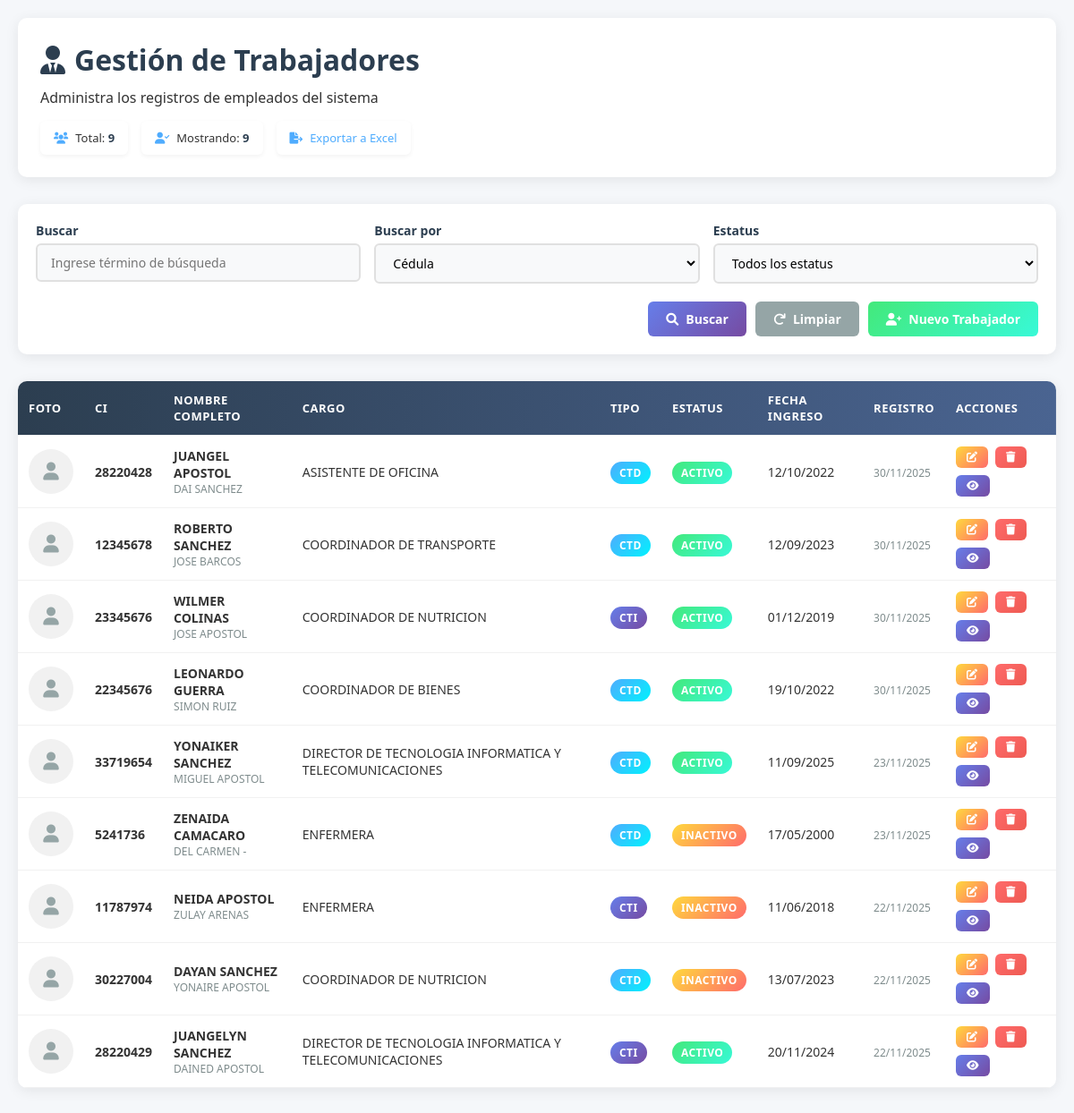
Page /admin/trabajadores/listar.php (signed in) on the committed database.
### tables this page shows
CREATE TABLE `empleados` (
  `id` int(11) NOT NULL,
  `nacionalidad` varchar(50) NOT NULL,
  `ci` varchar(20) NOT NULL,
  `primer_nombre` varchar(50) NOT NULL,
  `segundo_nombre` varchar(50) DEFAULT NULL,
  `primer_apellido` varchar(50) NOT NULL,
  `segundo_apellido` varchar(50) DEFAULT NULL,
  `fecha_nacimiento` date NOT NULL,
  `sexo` enum('masculino','femenino') NOT NULL,
  `estado_civil` enum('soltero(a)','casado(a)','divorciado(a)','viudo(a)') NOT NULL,
  `direccion_ubicacion` varchar(255) NOT NULL,
  `telefono` varchar(20) NOT NULL,
  `correo` varchar(100) NOT NULL,
  `cuenta_bancaria` varchar(50) NOT NULL,
  `tipo_trabajador` enum('ctd','cti','lnr') NOT NULL,
  `grado_instruccion` enum('primaria','bachiller','tecnico_profesional','licenciado','ingeniero','especialista','maestria','doctorado') NOT NULL,
  `cargo` varchar(100) NOT NULL,
  `sede` enum('admin','cafo','cate','csai','csb') NOT NULL,
  `dependencia` enum('admin','cafo','cate','csai','csb') NOT NULL,
  `fecha_ingreso` date NOT NULL,
  `cod_siantel` varchar(50) NOT NULL,
  `ubicacion_estante` varchar(50) DEFAULT NULL,
  `estatus` enum('activo','inactivo') NOT NULL,
  `fecha_egreso` date DEFAULT NULL,
  `motivo_retiro` text DEFAULT NULL,
  `ubicacion_estante_retiro` varchar(50) DEFAULT NULL,
  `tipo_sangre` enum('a+','a-','b+','b-','ab+','ab-','o+','o-') NOT NULL,
  `lateralidad` enum('diestro(a)','zurdo(a)') NOT NULL,
  `peso_trabajador` decimal(5,2) DEFAULT NULL,
  `altura_trabajador` decimal(5,2) DEFAULT NULL,
  `calzado_trabajador` varchar(10) DEFAULT NULL,
  `camisa_trabajador` varchar(10) DEFAULT NULL,
  `pantalon_trabajador` varchar(10) DEFAULT NULL,
  `foto` varchar(255) DEFAULT NULL,
  `fecha_registro` timestamp NOT NULL DEFAULT current_timestamp(),
  `estado_id` int(11) DEFAULT 1,
  `municipio_id` int(11) DEFAULT NULL,
  `parroquia_id` int(11) DEFAULT NULL
);

### admin/trabajadores/listar.php (the view, shortened to what this page needs)
<?php
require_once '../includes/database.php';
$registros_por_pagina = 15;
$pagina_actual = isset($_GET['pagina']) ? (int)$_GET['pagina'] : 1;
$offset = ($pagina_actual - 1) * $registros_por_pagina;
$busqueda = isset($_GET['busqueda']) ? trim($_GET['busqueda']) : '';
$filtro = isset($_GET['filtro']) ? $_GET['filtro'] : 'ci';
$params = [];
$types = '';
$where_sql = '';
$sql_total = "SELECT COUNT(*) as total FROM empleados $where_sql";
$stmt_total = $conn->prepare($sql_total);
$stmt_total->execute();
$result_total = $stmt_total->get_result();
$total_registros = $result_total->fetch_assoc()['total'];
$sql = "SELECT * FROM empleados $where_sql ORDER BY fecha_registro DESC LIMIT ?, ?";
$stmt = $conn->prepare($sql);
$types_pag = $types . 'ii';
$params_pag = array_merge($params, [$offset, $registros_por_pagina]);
if (!empty($params_pag)) {
    $stmt->bind_param($types_pag, ...$params_pag);
}
$stmt->execute();
$resultado = $stmt->get_result();
?>
<!DOCTYPE html>
<html lang="es">
<head>
    <link rel="stylesheet" href="https://cdnjs.cloudflare.com/ajax/libs/font-awesome/6.0.0/css/all.min.css">
</head>
<body>
    <div class="container">
        <div class="header">
            <h1><i class="fas fa-user-tie"></i> Gestión de Trabajadores</h1>
            <p>Administra los registros de empleados del sistema</p>
            <div class="stats-bar">
                <div class="stat-item">
                    <i class="fas fa-users"></i>
                    <span>Total: <span class="number"><?php echo $total_registros; ?></span></span>
                </div>
                <div class="stat-item">
                    <i class="fas fa-user-check"></i>
                    <span>Mostrando: <span class="number"><?php echo min($registros_por_pagina, $resultado->num_rows); ?></span></span>
                </div>
                <div class="stat-item">
                    <i class="fas fa-file-export"></i>
                    <a href="../php/excel.php" style="color: #4facfe; text-decoration: none;">
                        Exportar a Excel
                    </a>
                </div>
            </div>
        </div>
        <div class="filters">
            <form method="GET" action="">
                <div class="filter-group">
                    <div class="filter-item">
                        <label for="busqueda">Buscar</label>
                        <input type="text" id="busqueda" name="busqueda"
                               placeholder="Ingrese término de búsqueda"
                               value="<?php echo htmlspecialchars($busqueda); ?>">
                    </div>
                    <div class="filter-item">
                        <label for="filtro">Buscar por</label>
                        <select id="filtro" name="filtro">
                            <option value="ci" <?php echo $filtro == 'ci' ? 'selected' : ''; ?>>Cédula</option>
                        </select>
                    </div>
                    <div class="filter-item">
                        <label for="estatus">Estatus</label>
                        <select id="estatus" name="estatus">
                            <option value="">Todos los estatus</option>
                        </select>
                    </div>
                </div>
                <div class="filter-buttons">
                    <button type="submit" class="btn btn-primary">
                        <i class="fas fa-search"></i> Buscar
                    </button>
                    <a href="listar.php" class="btn btn-secondary">
                        <i class="fas fa-redo"></i> Limpiar
                    </a>
                    <a href="../html/formulario1.php" class="btn btn-success">
                        <i class="fas fa-user-plus"></i> Nuevo Trabajador
                    </a>
                </div>
            </form>
        </div>
        <div class="table-container">
            <?php if ($resultado->num_rows > 0): ?>
                <table>
                    <thead>
                        <tr>
                            <th>Foto</th>
                            <th>CI</th>
                            <th>Nombre Completo</th>
                            <th>Cargo</th>
                            <th>Tipo</th>
                            <th>Estatus</th>
                            <th>Fecha Ingreso</th>
                            <th>Registro</th>
                            <th>Acciones</th>
                        </tr>
                    </thead>
                    <tbody>
                        <?php while($empleado = $resultado->fetch_assoc()): ?>
                        <tr>
                            <td>
                                <?php if (!empty($empleado['foto'])): ?>
                                    <div class="photo-placeholder" style="display: none;">
                                        <i class="fas fa-user"></i>
                                    </div>
                                <?php else: ?>
                                    <div class="photo-placeholder">
                                        <i class="fas fa-user"></i>
                                    </div>
                                <?php endif; ?>
                            </td>
                            <td>
                                <strong><?php echo htmlspecialchars($empleado['ci']); ?></strong>
                            </td>
                            <td>
                                <div style="font-weight: 600;">
                                    <?php echo htmlspecialchars($empleado['primer_nombre'] . ' ' . $empleado['primer_apellido']); ?>
                                </div>
                                <div style="font-size: 12px; color: #7f8c8d;">
                                    <?php echo htmlspecialchars($empleado['segundo_nombre'] . ' ' . $empleado['segundo_apellido']); ?>
                                </div>
                            </td>
                            <td><?php echo htmlspecialchars($empleado['cargo']); ?></td>
                            <td>
                                <span class="badge badge-<?php echo strtolower($empleado['tipo_trabajador']); ?>">
                                    <?php echo strtoupper($empleado['tipo_trabajador']); ?>
                                </span>
                            </td>
                            <td>
                                <span class="badge <?php echo $empleado['estatus'] == 'activo' ? 'badge-active' : 'badge-inactive'; ?>">
                                    <?php echo ucfirst($empleado['estatus']); ?>
                                </span>
                            </td>
                            <td>
                                <?php echo date('d/m/Y', strtotime($empleado['fecha_ingreso'])); ?>
                            </td>
                            <td>
                                <span style="font-size: 12px; color: #7f8c8d;">
                                    <?php echo date('d/m/Y', strtotime($empleado['fecha_registro'])); ?>
                                </span>
                            </td>
                            <td>
                                <div class="actions">
                                    <a href="../php/editar.php?id=<?php echo $empleado['id']; ?>"
                                       class="btn btn-warning" title="Editar">
                                        <i class="fas fa-edit"></i>
                                    </a>
                                    <a href="eliminar.php?id=<?php echo $empleado['id']; ?>&ci=<?php echo urlencode($empleado['ci']); ?>"
                                       class="btn btn-danger" title="Eliminar"
                                       onclick="return confirm('¿Eliminar a <?php echo htmlspecialchars($empleado['primer_nombre'] . ' ' . $empleado['primer_apellido']); ?>?\n\n⚠️ También se eliminarán sus familiares registrados.')">
                                        <i class="fas fa-trash"></i>
                                    </a>
                                    <a href="../html/tabla_datos.php?search=<?php echo urlencode($empleado['ci']); ?>&filter=ci"
                                       class="btn btn-primary" title="Ver Detalles">
                                        <i class="fas fa-eye"></i>
                                    </a>
                                </div>
                            </td>
                        </tr>
                        <?php endwhile; ?>
                    </tbody>
                </table>
            <?php endif; ?>
        </div>
    </div>
</body>
</html>

### admin/trabajadores/listar.php (style rules this page uses)
* { margin: 0; padding: 0; box-sizing: border-box; font-family: 'Segoe UI', Tahoma, Geneva, Verdana, sans-serif; }
body { background: #f5f7fa; color: #333; }
.container { max-width: 1400px; margin: 0 auto; padding: 20px; }
.header { background: white; padding: 25px; border-radius: 10px; box-shadow: 0 3px 15px rgba(0,0,0,0.08); margin-bottom: 30px; }
.header h1 { color: #2c3e50; margin-bottom: 10px; display: flex; align-items: center; gap: 10px; }
.filters { background: white; padding: 20px; border-radius: 10px; box-shadow: 0 3px 15px rgba(0,0,0,0.08); margin-bottom: 30px; }
.filter-group { display: flex; gap: 15px; margin-bottom: 15px; flex-wrap: wrap; }
.filter-item { flex: 1; min-width: 200px; }
.filter-item label { display: block; margin-bottom: 5px; color: #2c3e50; font-weight: 600; font-size: 14px; }
.filter-item input, .filter-item select { width: 100%; padding: 10px 15px; border: 2px solid #e0e0e0; border-radius: 6px; font-size: 14px; background: #f8f9fa; }
.filter-buttons { display: flex; gap: 10px; justify-content: flex-end; margin-top: 20px; }
.btn { padding: 10px 20px; border: none; border-radius: 6px; cursor: pointer; font-weight: 600; text-decoration: none; display: inline-flex; align-items: center; gap: 8px; transition: all 0.3s; font-size: 14px; }
.btn-primary { background: linear-gradient(135deg, #667eea, #764ba2); color: white; }
.btn-secondary { background: #95a5a6; color: white; }
.btn-success { background: linear-gradient(135deg, #43e97b, #38f9d7); color: white; }
.btn-warning { background: linear-gradient(135deg, #ffd93d, #ff6b6b); color: white; }
.btn-danger { background: linear-gradient(135deg, #ff6b6b, #ee5a52); color: white; }
.table-container { background: white; border-radius: 10px; box-shadow: 0 3px 15px rgba(0,0,0,0.08); overflow: auto; margin-bottom: 30px; }
table { width: 100%; border-collapse: collapse; min-width: 1000px; }
thead { background: linear-gradient(90deg, #2c3e50, #4a6491); color: white; }
th, td { padding: 12px; text-align: left; border-bottom: 1px solid #f1f1f1; font-size: 14px; }
th { font-weight: 600; text-transform: uppercase; letter-spacing: 0.5px; font-size: 13px; }
.badge { padding: 4px 10px; border-radius: 20px; font-size: 12px; font-weight: 600; text-transform: uppercase; letter-spacing: 0.5px; }
.badge-active { background: linear-gradient(135deg, #43e97b, #38f9d7); color: white; }
.badge-inactive { background: linear-gradient(135deg, #ffd93d, #ff6b6b); color: white; }
.badge-ctd { background: linear-gradient(135deg, #4facfe, #00f2fe); color: white; }
.badge-cti { background: linear-gradient(135deg, #667eea, #764ba2); color: white; }
.actions { display: flex; gap: 8px; flex-wrap: wrap; }
.actions .btn { padding: 6px 12px; font-size: 12px; }
.photo-placeholder { width: 50px; height: 50px; border-radius: 50%; background: #f1f1f1; display: flex; align-items: center; justify-content: center; color: #95a5a6; font-size: 20px; }
.stats-bar { display: flex; gap: 15px; margin-top: 15px; flex-wrap: wrap; }
.stat-item { background: white; padding: 10px 15px; border-radius: 6px; box-shadow: 0 2px 5px rgba(0,0,0,0.05); display: flex; align-items: center; gap: 8px; font-size: 13px; }
.stat-item i { color: #4facfe; }
.stat-item .number { font-weight: 700; color: #2c3e50; }

### rows in the picture
empleados: ci "28220428", primer_nombre+primer_apellido "JUANGEL APOSTOL", segundo_nombre+segundo_apellido "DAI SANCHEZ", cargo "ASISTENTE DE OFICINA", tipo_trabajador "CTD", estatus "ACTIVO", fecha_ingreso "12/10/2022", fecha_registro "30/11/2025"
empleados: ci "12345678", primer_nombre+primer_apellido "ROBERTO SANCHEZ", segundo_nombre+segundo_apellido "JOSE BARCOS", cargo "COORDINADOR DE TRANSPORTE", tipo_trabajador "CTD", estatus "ACTIVO", fecha_ingreso "12/09/2023", fecha_registro "30/11/2025"
empleados: ci "23345676", primer_nombre+primer_apellido "WILMER COLINAS", segundo_nombre+segundo_apellido "JOSE APOSTOL", cargo "COORDINADOR DE NUTRICION", tipo_trabajador "CTI", estatus "ACTIVO", fecha_ingreso "01/12/2019", fecha_registro "30/11/2025"
empleados: ci "22345676", primer_nombre+primer_apellido "LEONARDO GUERRA", segundo_nombre+segundo_apellido "SIMON RUIZ", cargo "COORDINADOR DE BIENES", tipo_trabajador "CTD", estatus "ACTIVO", fecha_ingreso "19/10/2022", fecha_registro "30/11/2025"
empleados: ci "33719654", primer_nombre+primer_apellido "YONAIKER SANCHEZ", segundo_nombre+segundo_apellido "MIGUEL APOSTOL", cargo "DIRECTOR DE TECNOLOGIA INFORMATICA Y TELECOMUNICACIONES", tipo_trabajador "CTD", estatus "ACTIVO", fecha_ingreso "11/09/2025", fecha_registro "23/11/2025"
empleados: ci "5241736", primer_nombre+primer_apellido "ZENAIDA CAMACARO", segundo_nombre+segundo_apellido "DEL CARMEN -", cargo "ENFERMERA", tipo_trabajador "CTD", estatus "INACTIVO", fecha_ingreso "17/05/2000", fecha_registro "23/11/2025"
empleados: ci "11787974", primer_nombre+primer_apellido "NEIDA APOSTOL", segundo_nombre+segundo_apellido "ZULAY ARENAS", cargo "ENFERMERA", tipo_trabajador "CTI", estatus "INACTIVO", fecha_ingreso "11/06/2018", fecha_registro "22/11/2025"
empleados: ci "30227004", primer_nombre+primer_apellido "DAYAN SANCHEZ", segundo_nombre+segundo_apellido "YONAIRE APOSTOL", cargo "COORDINADOR DE NUTRICION", tipo_trabajador "CTD", estatus "INACTIVO", fecha_ingreso "13/07/2023", fecha_registro "22/11/2025"
empleados: ci "28220429", primer_nombre+primer_apellido "JUANGELYN SANCHEZ", segundo_nombre+segundo_apellido "DAINED APOSTOL", cargo "DIRECTOR DE TECNOLOGIA INFORMATICA Y TELECOMUNICACIONES", tipo_trabajador "CTI", estatus "ACTIVO", fecha_ingreso "20/11/2024", fecha_registro "22/11/2025"

### other values in the picture
$total_registros "9"
min($registros_por_pagina, $resultado->num_rows) "9"
